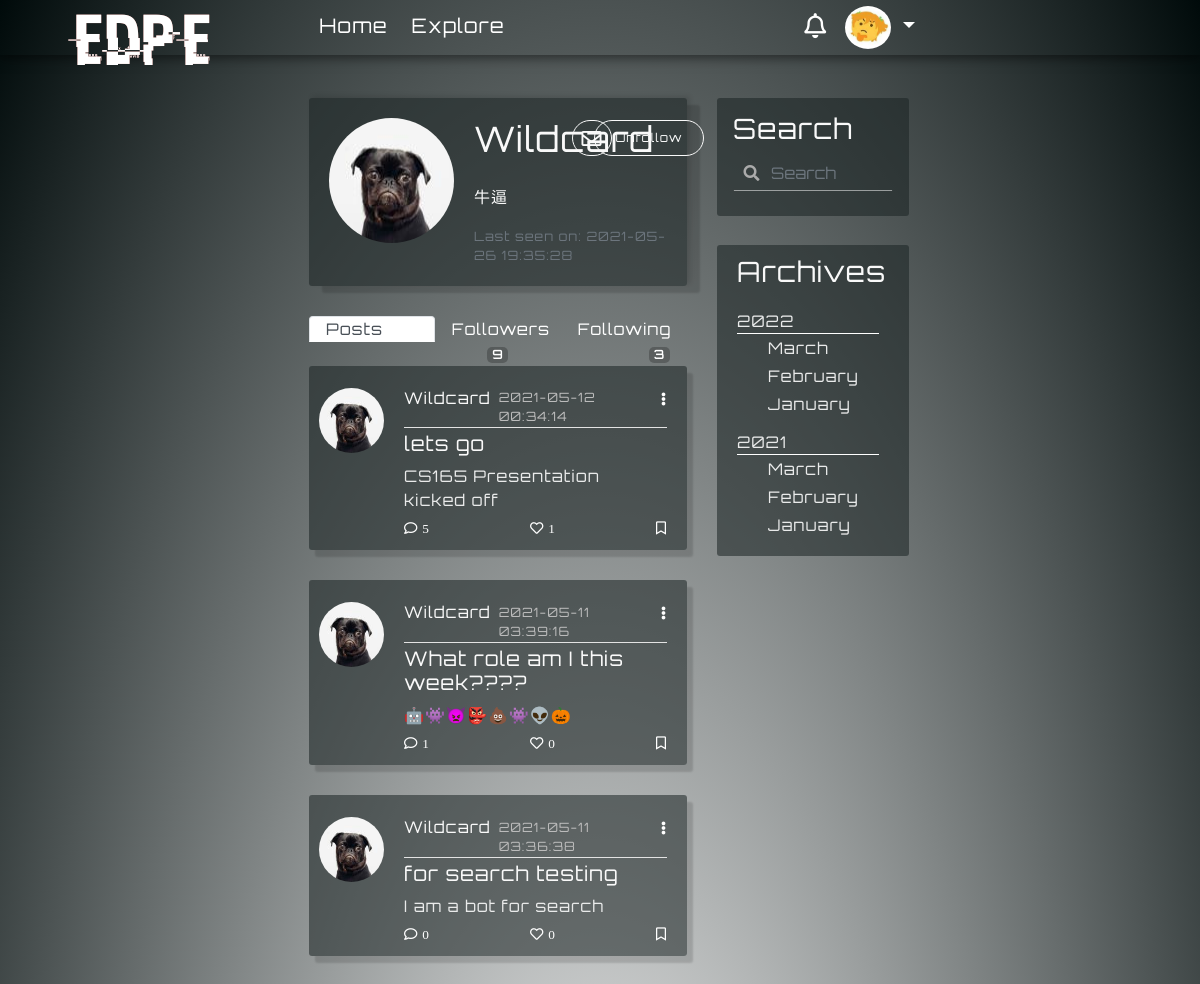
The app's page /user/Wildcard (signed in) with its own data.
### myBlogApp/models.py (models this page shows, shortened)
class User(UserMixin, db.Model):
    id = db.Column(db.Integer, primary_key=True)
    username = db.Column(db.String(64), index=True, unique=True)
    email = db.Column(db.String(120), index=True, unique=True)
    image_file = db.Column(db.String(200), default='default.png')
    password_hash = db.Column(db.String(128))
    about_me = db.Column(db.String(140))
    last_seen = db.Column(db.DateTime, default=datetime.utcnow())
    posts = db.relationship('Post', backref='author', foreign_keys='Post.user_id', lazy=True)
    comments = db.relationship('Comment', backref='c_author', foreign_keys='Comment.author_id', lazy='dynamic')
    followed = db.relationship(
        'User', secondary=followers,
        primaryjoin=(followers.c.follower_id == id),
        secondaryjoin=(followers.c.followed_id == id),
        backref=db.backref('followers', lazy='dynamic'), lazy='dynamic')
    liked = db.relationship('Like_Post', foreign_keys='Like_Post.liked_user_id', backref='liked_author', lazy='dynamic')
    message_sent = db.relationship('Message', foreign_keys='Message.sender_id', backref='author', lazy='dynamic')
    message_received = db.relationship('Message', foreign_keys='Message.recipient_id', backref='recipient', lazy='dynamic')
    last_message_read_time = db.Column(db.DateTime)
    notifications = db.relationship('Notification', foreign_keys='Notification.notification_user_id',
                                    backref='notification_user', lazy='dynamic')
    def new_messages(self):
        last_read_time = self.last_message_read_time or datetime(1900, 1, 1)
        return Message.query.filter_by(recipient=self).filter(Message.timestamp > last_read_time).count()
    def has_liked_post(self, post):
        return Like_Post.query.filter(
            Like_Post.liked_user_id == self.id,
            Like_Post.liked_post_id == post.id).count() > 0
    def is_following(self, user):
        return self.followed.filter(
            followers.c.followed_id == user.id).count() > 0

class SearchableMixin(object):
    @classmethod
    def before_commit(cls, session):
        session._changes = {
            'add': list(session.new),
            'update': list(session.dirty),
            'delete': list(session.deleted)
        }
    @classmethod
    def after_commit(cls, session):
        for obj in session._changes['add']:
            if isinstance(obj, SearchableMixin):
                add_to_index(obj.__tablename__, obj)
        for obj in session._changes['update']:
            if isinstance(obj, SearchableMixin):
                add_to_index(obj.__tablename__, obj)
        for obj in session._changes['delete']:
            if isinstance(obj, SearchableMixin):
                remove_from_index(obj.__tablename__, obj)
        session._changes = None

class Post(SearchableMixin, db.Model):
    __searchable__ = ['body']
    id = db.Column(db.Integer, primary_key=True)
    title = db.Column(db.String(100))
    body = db.Column(db.String(140))
    post_picture = db.Column(db.String(200))
    timestamp = db.Column(db.DateTime, index=True, default=datetime.utcnow)
    user_id = db.Column(db.Integer, db.ForeignKey('user.id'))
    comment = db.relationship('Comment', backref='post', foreign_keys='Comment.post_id', lazy='dynamic')
    comment_num = db.Column(db.Integer, default=0)
    likes = db.relationship('Like_Post', backref='l_post', lazy='dynamic')

### myBlogApp/routes.py (the view)
@app.route('/user/<string:username>', methods=['POST', 'GET'])
@login_required
def user_posts(username):
    if request.method == 'POST':
        following_name = request.get_json()
        boolean = check_if_following(following_name)
        return jsonify({'error': boolean})
    page = request.args.get('page', 1, type=int)
    user = User.query.filter_by(username=username).first_or_404()
    posts = Post.query.filter_by(author=user).order_by(Post.timestamp.desc()).paginate(page=page, per_page=1000)
    return render_template('profile-dashboard.html', title='Users Posts', posts=posts, user=user)

### myBlogApp/form.py
class SearchForm(FlaskForm):
    q = StringField('Search', validators=[DataRequired()])
    def __init__(self, *args, **kwargs):
        if 'formdata' not in kwargs:
            kwargs['formdata'] = request.args
        if 'csrf_enabled' not in kwargs:
            kwargs['csrf_enabled'] = False
        super(SearchForm, self).__init__(*args, **kwargs)

### myBlogApp/models.py (called while the page is built)
@login.user_loader
def load_user(id):
    return User.query.get(int(id))

### myBlogApp/routes.py (called while the page is built)
@app.before_request
def before_request():
    if current_user.is_authenticated:
        current_user.last_seen = datetime.utcnow()
        db.session.commit()
        g.search_form = SearchForm()

### myBlogApp/templates/profile-dashboard.html (shortened to what this page needs)
{% extends 'base.html' %}
{% block content %}
    <div class="content-section box-s-control">
        <div class="media">
            <img class="rounded-circle account-img" src="{{ url_for('static', filename='profile/' + user.image_file) }}">
            <div class="media-body">
                <div style=" justify-content: space-between; margin-left: 0" class="row">
                    <h3 class="account-heading heading-margin-control">{{ user.username }}</h3>
                    {% if user != current_user %}
                        <a class="envelope-position" href="{{ url_for('send_message', recipient=user.username) }}"><i class="far fa-envelope message-icon-position"></i></a>
                    {% endif %}
                   {% if user == current_user %}
                            <a class="btn btn-profile" id="edit-profile" rel="6" data-toggle="modal" data-target="#exampleModalCenter3" href="{{ url_for('user')}}">Edit profile</a>
                            {% elif not current_user.is_following(user) %}
                            <a  class="btn btn-profile" id="f_f" rel="{{ url_for('follow', username=user.username) }}" href="javascript:">Follow</a>
                            {% else %}
                            <a  class="btn btn-profile" id="uf_f" rel="{{ url_for('unfollow', username=user.username) }}" href="javascript:">Unfollow</a>
                            {% endif %}
                    </div>
                    {% if user.about_me %}<h6 class="h6-margin-control" id="test6">{{ user.about_me }}</h6>{% endif %}
                    {% if user.last_seen %}<p class="p-margin-control text-secondary">Last seen on: {{ user.last_seen.strftime('%Y-%m-%d %T') }}</p>{% endif %}
            </div>
        </div>
    </div>
    <ul class="nav nav-tabs tab-border-control " id="myTab" role="tablist">
      <li class="nav-item equel-width">
        <a class="nav-link active tab-btn" style="text-align: start" id="home-tab" data-toggle="tab" href="#home" role="tab" aria-controls="home" aria-selected="true">Posts</a>
      </li>
      <li class="nav-item equel-width">
        <a class="nav-link tab-btn" style="text-align: center" id="profile-tab " data-toggle="tab" href="#profile" role="tab" aria-controls="profile" aria-selected="false">Followers <span class="badge badge-secondary badge-color-control">{{ user.followers.count() }}</span></a>
      </li>
      <li class="nav-item equel-width">
        <a class="nav-link tab-btn" style="text-align: end" id="contact-tab " data-toggle="tab" href="#contact" role="tab" aria-controls="contact" aria-selected="false">Following <span class="badge badge-secondary badge-color-control">{{ user.followed.count() }}</span></a>
      </li>
    </ul>
    <div class="tab-content" id="myTabContent">
      <div class="tab-pane fade show active " id="home" role="tabpanel" aria-labelledby="home-tab">
          {% include 'post_on_profile.html' %}
      </div>
    </div>
{% endblock %}

### myBlogApp/templates/navbar.html (shortened to what this page needs)
<nav class="navbar fixed-top navbar-expand-lg scrolling-navbar font-control">
    <div class="collapse navbar-collapse" id="navbarSupportedContent">
      <a class="navbar-brand nav-margin-control logo-style" href="{{ url_for('home') }}"><div class="logo-font glitch-effect" data-text="EDPE">EDPE</div> </a>
      <ul class="navbar-nav mr-auto">
        <li class="nav-item active">
          <a class=" hover-control link-control padding-control" id="homeLink" href={{ url_for("home")}}>Home</a>
        </li>
        <li class="nav-item">
          <a class=" hover-control link-control padding-control" id="exploreLink" href={{ url_for("explore")}}>Explore</a>
        </li>
      </ul>
      {% if current_user.is_anonymous %}
          <a class="btn btn-outline-white btn-outline login-button-margin-control js-anchor1"  data-toggle="modal" data-backdrop="false" data-target="#modalForLogin" href="{{ url_for('login')}}">login</a>
      {% else %}
        <a href='{{url_for('messages')}}' class="notification">
          <i class="far fa-bell bell-size"></i>
            {% set new_messages = current_user.new_messages() %}
        </a>
      {% endif %}
        <div>
        {% if current_user.is_anonymous %}
            <a class="btn btn-outline-white btn-outline signup-button-margin-control js-anchor2"  data-toggle="modal" data-target="#exampleModalCenter1"  data-backdrop="false" href="{{ url_for('register')}}">Sign Up</a>
        {% else %}
            <ul class="navbar-nav" id="nav">
                <li class="nav-item dropdown">
                    <a class="nav-link dropdown-toggle" href="#" id="navbarDropdownMenuLink1" role="button" data-toggle="dropdown" aria-haspopup="true" aria-expanded="false" >
                      {% if current_user.is_anonymous %}
                        <img alt="default avatar" class="rounded-circle avatar" src="{{  url_for('static', filename='profile/default.png' )}}">
                        {% else %}
                       <img alt="avatar" class="rounded-circle avatar" src="{{  url_for('static', filename='profile/' + current_user.image_file)}}">
                        {% endif %}
                    </a>
                </li>
             </ul>
        {% endif %}
        </div>
    </div>
</nav>

### myBlogApp/templates/post_on_profile.html (shortened to what this page needs)
{% for post in posts.items %}
    <article class="media content-section border-w-0 art-link">
        <a class="mr-1"  href="{{ url_for('user_posts', username=post.author.username) }}">
            <img class="rounded-circle article-img" src="{{ url_for('static', filename = 'profile/' + post.author.image_file) }}">
    </a>
      <div class="media-body">
        <div class="article-metadata space-control">
          <a class="mr-2" style="font-weight: 500" href="{{ url_for('user_posts', username=post.author.username) }}">{{ post.author.username }}</a>
          <small class=" small-margin-control ">{{ post.timestamp.strftime('%Y-%m-%d %T') }}</small>
                <div class="dropdown">
                     <a class="comment-color dropdown-toggle toggle-remove", id="navbarDropdownMenuLink2" data-toggle="dropdown" aria-haspopup="true" aria-expanded="false" href="#"><i class="fas fa-ellipsis-v immune-click add-padding"></i></a>
                </div>
        </div>
        <h5><a class="article-title" href="{{ url_for('post', post_id = post.id) }}">{{ post.title }}</a></h5>
        <p class="article-content">{{ post.body }}</p>
         <div class="article-metadata pm-control check-index-for-like-profile space-control" >
            <a class="comment-color", id="addComments" data-toggle="modal" data-target="#exampleModalCenter2" rel="6"  href="{{ url_for('addComments', post_id= post.id) }}"><i class="far fa-comment i-margin-control immune-click">{{ post.comment_num }}</i></a>
            {% if current_user.has_liked_post(post)%}
                <a class="comment-color like-link-home hide-for-like ", id="l_l" rel="{{ url_for('like', post_id = post.id) }}" href="javascript:"><i class="far fa-heart i-margin-control i-unlike immune-click">{{post.likes.count()}}</i></a>
                <a class="comment-color unlike-link-home", id="ul_l" rel="{{ url_for('unlike', post_id = post.id) }}" href="javascript:"><i class="fas fa-heart i-margin-control i-color-change i-like immune-click">{{post.likes.count()}}</i></a>
            {% else %}
                <a class="comment-color like-link-home ", id="l_l" rel="{{ url_for('like', post_id = post.id) }}" href="javascript:"><i class="far fa-heart i-margin-control i-like immune-click">{{post.likes.count()}}</i></a>
            {% endif %}
            <a class="comment-color",   href="#"><i class="far fa-bookmark immune-click"></i></a>
         </div>
      </div>
    </article>
{% endfor %}

### myBlogApp/static/temp212.css (style rules this page uses)
:root { --input-padding-x: 1.5rem; --input-padding-y: 0.75rem; }
a { color: #f9f9f9; }
html { overflow: auto; height: 100%; }
p { margin-bottom: 0; }
.form-control-change { background-image: linear-gradient(0deg, #fdca47 2px,rgba(0,150,136,0) 0),linear-gradient(0deg, #ffffff8c 1px,transparent 0); }
.form-control-change { background-repeat: no-repeat; background-position-x: center, 50%; background-position-y: bottom, calc(100% - 1px); background-size: 0 100%,100% 100%; border: 0; transition: background 0s ease-out; padding-left: 0; padding-right: 0; }
.form-control { color: #FFFFFF8c; }
.logo-font { font-family: hackedregular, sans-serif; font-size: 6vw; }
.glitch-effect::before,.glitch-effect::after { content: attr(data-text); position: absolute; top: 0; left: 0; width: 100%; height: 100%; z-index: -1; }
.glitch-effect::before { color: #333333; animation: glitch-effect 3s infinite; }
.glitch-effect::after { color: #b96760; animation: glitch-effect 2s infinite; }

### myBlogApp/static/nav84.css (style rules this page uses)
.navbar { background: transparent; box-shadow: 0 2px 11px 1px rgba(0,0,0,0.5); padding: 6px 20px; }
.link-control { position: relative; text-decoration: none }
.padding-control { bottom: 2px; padding-bottom: 8px; padding-right: 2px; padding-left: 2px; margin-right: 20px; color: #fff; }
.link-control:before { content: ""; position: absolute; width: 100%; height: 8px; bottom: -8px; left: 0; background-color: #ce324c ; visibility: hidden; -webkit-transform: scaleX(0); transform: scaleX(0); -webkit-transition: all 0.3s ease-in-out 0s; transition: all 0.3s ease-in-out 0s; }
.font-control { font-size: 20px; }
.nav-link { color: white; padding-top: 0; padding-bottom: 0; }
.navbar-brand { color: white; }
.avatar { height: 43px; width: 46px; }
.nav-margin-control { font-size: 25px!important; margin: 0 1rem auto 0; padding-top: 0!important; }
@media (min-width: 992px) { .navbar-expand-lg .navbar-collapse { margin: 0 auto; max-width: 53%; padding-left: 20px; } }
.toggle-remove:after { content: none!important; }
.logo-style { position: absolute; z-index: 10000; left: 6%; top: -20%; }
.notification { color: white; text-decoration: none; padding: 0 10px; position: relative; display: inline-block; border-radius: 2px; }
.bell-size { font-size: 25px; }
.equel-width { width: 33.3%; margin-bottom: 0!important; }

### myBlogApp/static/btn-style10.css (style rules this page uses)
.btn-profile { position: absolute; top: 40px; left: 87%; background: none; color: #F9F9F9; width: 110px; height: 36px; border: 1px solid #f9f9f9; font-size: 12px; border-radius: 25px; transition: 0.8s; overflow: hidden; transform: translate(-50%, -50%); padding: 8px 10px; }
.btn-profile:before { content: ''; display: block; position: absolute; background: #333333; width: 60px; height: 100px; left: 0; top: 0; opacity: 0.5; filter: blur(30px); transform: translateX(-130px) skewX(-15deg); }
.btn-profile:after { content: ''; display: block; position: absolute; background: #333333; width: 30px; height: 100%; left: 30px; top: 0; opacity: 0; filter: blur(30px); transform: translate(-100px) skewX(-15deg); }

### myBlogApp/static/search3.css (style rules this page uses)
.has-search .form-control { padding-left: 2.375rem; padding-right:10px; background-color: transparent; }

### records on screen
User: image_file (picture)
User: image_file (picture), username "Wildcard", about_me "牛逼", last_seen "2021-05-26 19:35:28"
Post: image_file (picture), author.username "Wildcard", timestamp "2021-05-12 00:34:14", title "lets go", body "CS165 Presentation kicked off", comment_num "5", likes.count "1"
Post: image_file (picture), author.username "Wildcard", timestamp "2021-05-11 03:39:16", title "What role am I this week????", body "🤖👾👿👺💩👾👽🎃", comment_num "1", likes.count "0"
Post: image_file (picture), author.username "Wildcard", timestamp "2021-05-11 03:36:38", title "for search testing", body "I am a bot for search", comment_num "0", likes.count "0"

### other values on screen
{{ user.followers.count() }} "9"
{{ user.followed.count() }} "3"
